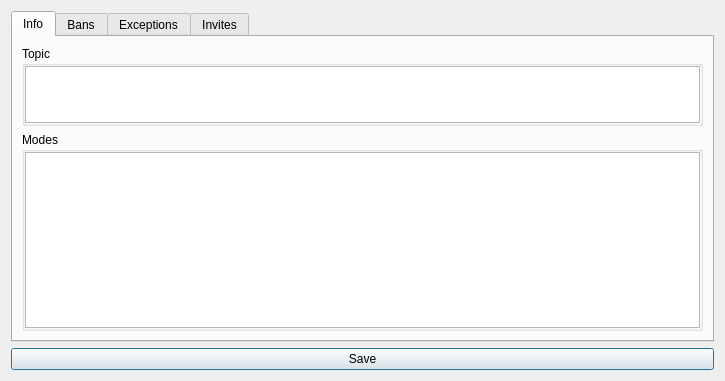
<?xml version="1.0" encoding="UTF-8"?>
<ui version="4.0">
 <class>ChannelWin</class>
 <widget class="QDialog" name="ChannelWin">
  <property name="geometry">
   <rect>
    <x>0</x>
    <y>0</y>
    <width>725</width>
    <height>381</height>
   </rect>
  </property>
  <property name="windowTitle">
   <string>Dialog</string>
  </property>
  <layout class="QVBoxLayout" name="verticalLayout">
   <item>
    <widget class="QTabWidget" name="tabWidget">
     <property name="currentIndex">
      <number>0</number>
     </property>
     <widget class="QWidget" name="tab">
      <attribute name="title">
       <string>Info</string>
      </attribute>
      <layout class="QVBoxLayout" name="verticalLayout_2">
       <item>
        <widget class="QGroupBox" name="groupBox">
         <property name="maximumSize">
          <size>
           <width>16777215</width>
           <height>80</height>
          </size>
         </property>
         <property name="title">
          <string>Topic</string>
         </property>
         <layout class="QVBoxLayout" name="verticalLayout_3">
          <property name="spacing">
           <number>0</number>
          </property>
          <property name="leftMargin">
           <number>0</number>
          </property>
          <property name="topMargin">
           <number>0</number>
          </property>
          <property name="rightMargin">
           <number>0</number>
          </property>
          <property name="bottomMargin">
           <number>0</number>
          </property>
          <item>
           <widget class="QPlainTextEdit" name="plainTextEdit">
            <property name="maximumSize">
             <size>
              <width>16777215</width>
              <height>80</height>
             </size>
            </property>
            <property name="readOnly">
             <bool>false</bool>
            </property>
           </widget>
          </item>
         </layout>
        </widget>
       </item>
       <item>
        <widget class="QGroupBox" name="groupBox_2">
         <property name="title">
          <string>Modes</string>
         </property>
         <layout class="QVBoxLayout" name="verticalLayout_4">
          <property name="spacing">
           <number>0</number>
          </property>
          <property name="leftMargin">
           <number>0</number>
          </property>
          <property name="topMargin">
           <number>0</number>
          </property>
          <property name="rightMargin">
           <number>0</number>
          </property>
          <property name="bottomMargin">
           <number>0</number>
          </property>
          <item>
           <widget class="QTableWidget" name="tableWidget"/>
          </item>
         </layout>
        </widget>
       </item>
      </layout>
     </widget>
     <widget class="QWidget" name="tab_2">
      <attribute name="title">
       <string>Bans</string>
      </attribute>
      <layout class="QVBoxLayout" name="verticalLayout_5">
       <item>
        <widget class="QTableWidget" name="tableWidget_2">
         <property name="contextMenuPolicy">
          <enum>Qt::CustomContextMenu</enum>
         </property>
        </widget>
       </item>
      </layout>
     </widget>
     <widget class="QWidget" name="tab_3">
      <attribute name="title">
       <string>Exceptions</string>
      </attribute>
      <layout class="QVBoxLayout" name="verticalLayout_6">
       <item>
        <widget class="QTableWidget" name="tableWidget_3">
         <property name="contextMenuPolicy">
          <enum>Qt::CustomContextMenu</enum>
         </property>
        </widget>
       </item>
      </layout>
     </widget>
     <widget class="QWidget" name="tab_4">
      <attribute name="title">
       <string>Invites</string>
      </attribute>
      <layout class="QVBoxLayout" name="verticalLayout_7">
       <item>
        <widget class="QTableWidget" name="tableWidget_4">
         <property name="contextMenuPolicy">
          <enum>Qt::CustomContextMenu</enum>
         </property>
        </widget>
       </item>
      </layout>
     </widget>
    </widget>
   </item>
   <item>
    <widget class="QPushButton" name="pushButton">
     <property name="text">
      <string>Save</string>
     </property>
    </widget>
   </item>
  </layout>
 </widget>
 <resources/>
 <connections/>
</ui>
